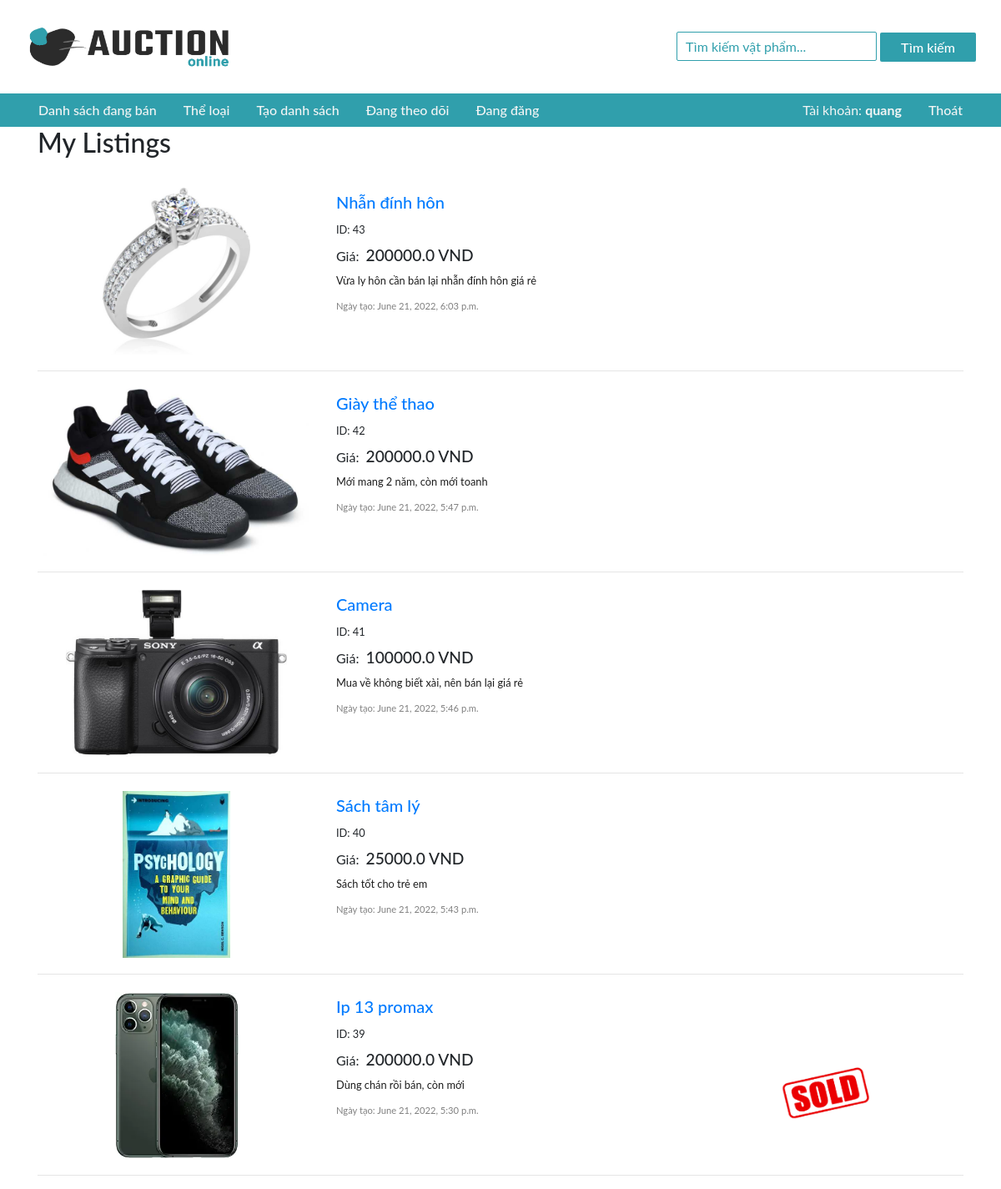
Page /my_listing (signed in) on the committed database.
### auctions/models.py (models this page shows, shortened)
class User(AbstractUser):
    watchlist = models.ManyToManyField(Listing, blank=True, related_name="watchers")
    listing = models.ManyToManyField(Listing, blank=True, related_name="creater")
    bought_items = models.ManyToManyField(Listing, blank=True, related_name="buyer")

class Listing(models.Model):
    title = models.CharField(max_length=130)
    description = models.TextField(max_length=208)
    image = models.CharField(max_length=1000, blank=True)
    category = models.ForeignKey(Category, on_delete=models.CASCADE, related_name="listing")
    starting_bid = models.FloatField()
    current_bid = models.FloatField()
    condition = models.CharField(max_length=5)
    status = models.CharField(max_length=15, default='active')
    create_time = models.DateTimeField(datetime.now())

### auctions/views.py (the view)
# urls.py: path("my_listing", views.my_listing, name="my_listing"),
def my_listing(request):
    if request.user.is_authenticated:
        listings = request.user.listing.all()
        return render(request, "auctions/index.html", {
            "listings":reversed(listings),
            "result_title":"My Listings",
            "creater":True
        })
    else:
        return HttpResponseRedirect(reverse("login"))

### auctions/templates/auctions/index.html (shortened to what this page needs)
{% extends "auctions/layout.html" %}
{% load static %}
{% block body %}
    <div class="container">
        <div class="heading">
            {% if result_title %}
                <h2>{{result_title}}</h2>
            {% else %}
                <h2>Danh sách đang bán</h2>
            {% endif %}
        </div>
        <div class="list">
            {% for list in listings %}
                <div class="list-item">
                    <div class="left">
                        <center>
                            <a href="{% url 'listing' list.id %}">
                                <img src="{% static list.image %}">
                            </a>
                        </center>
                    </div>
                    <div class="right">
                        <div class="right-top">
                            <a href="{% url 'listing' list.id %}">
                                <h5>{{list.title}}</h5>
                            </a>
                        </div>
                        <div class="right-bottom">
                            <div class="right-bottom-left">
                                <small>ID: {{list.id}}</small><br>
                                Giá: &nbsp;<span class="price">{{list.current_bid}} VND</span><br>
                                <small style="line-height: 1em;"><p>{{list.description}}</p></small>
                                <span class="create-time">Ngày tạo: {{list.create_time}}</span><br>
                            </div>
                            <div class="right-bottom-right">
                                {% if list.status == "sold"%}
                                    <img src="{% static 'auctions/Images/sold.png' %}">
                                {% elif list.status == "unsold" %}
                                    <img src="{% static 'auctions/Images/unsold.png' %}">
                                {% endif %}
                            </div>
                        </div>
                    </div>
                </div>
                <hr>
            {% endfor %}
        </div>
    </div>
{% endblock %}

### auctions/templates/auctions/layout.html (shortened to what this page needs)
{% load static %}
<!DOCTYPE html>
<html lang="en">
    <head>
        <link rel="stylesheet" href="https://stackpath.bootstrapcdn.com/bootstrap/4.4.1/css/bootstrap.min.css">
        <link href="{% static 'auctions/styles.css' %}" rel="stylesheet">
    </head>
    <body>
        <div class="navbar">
            <div class="logo left-nav">
                <a href="{% url 'index' %}">
                    <img src="{% static 'auctions/images/auction_logo.png' %}" height="52px" width="250px">
                </a>
            </div>
            <div class="right-nav">
                <form action="{% url 'search' %}" method="GET">
                    <input type="text" name="query" placeholder="Tìm kiếm vật phẩm..." value="{{query | default:''}}" required="required">
                    <input type="submit" value="Tìm kiếm" class="btn search-btn Button">
                </form>
            </div>
        </div>
        <div class="menu">
            <div class="left-menu">
                <div>
                    <ul class="nav">
                        <li class="nav-item">
                            <a class="nav-link" href="{% url 'index' %}">Danh sách đang bán</a>
                        </li>
                        <li class="nav-item">
                            <a class="nav-link" href="{% url 'categories' %}">Thể loại</a>
                        </li>
                        <li class="nav-item">
                            <a class="nav-link" href="{% url 'create' %}">Tạo danh sách</a>
                        </li>
                        {% if user.is_authenticated %}
                            <li class="nav-item">
                                <a class="nav-link" href="{% url 'watchlist' %}">Đang theo dõi</a>
                            </li>
                            <li class="nav-item">
                                <a class="nav-link" href="{% url 'my_listing' %}">Đang đăng </a>
                            </li>
                        {% endif %}
                    </ul>
                </div>
            </div>
            <div class="right-menu nav">
                {% if user.is_authenticated %}
                    <li class="nav-item">
                        <span class="nav-link">
                            Tài khoản: <strong>{{ user.username }}</strong>
                        </span>
                    </li>
                    <li class="nav-item">
                        <a class="nav-link" href="{% url 'logout' %}">Thoát</a>
                    </li>
                {% endif %}
            </div>
        </div>
        {% block body %}
        {% endblock %}
    </body>
</html>

### auctions/static/auctions/styles.css (style rules this page uses)
body { padding: 0px; word-break: break-all; font-family: 'lato', sans-serif; }
.navbar { display: flex; height: 14vh; padding: 20px 30px 20px 30px; justify-content: space-between; }
.right-nav { display: flex }
.right-nav input[type=text] { border: 1px solid #309fac; height: 35px; width: 20vw; border-radius: 2px; padding: 0px 10px 0px 10px; }
.right-nav ::placeholder { color: #309fac; }
.right-nav input[type=submit] { color: white; padding-left: 25px; padding-right: 25px; height: 35px; border-radius: 2px; border: none; font-weight: 500; }
.menu { background-color: #309fac; display: flex; justify-content: space-between; padding: 0px 30px 0px 30px; color: #f3f5f5; }
.menu a { text-decoration: none; font-weight: 500; color: #f3f5f5; }
.list { margin-top: 30px; }
.list-item { display: flex; box-sizing: border-box; margin-bottom: 10px; height: 13em; width: 100%; }
.list-item > .left { width: 30%; padding: 5px; }
.list-item > .right { width: 64%; padding: 10px 10px 10px 25px; line-height: 1.5em; }
.list-item > .right .right-bottom { display: flex; justify-content: space-between; }
.list-item > .right .right-bottom-right { margin-right: 3%; width: 20%; padding-top: 3em; }
.list-item > .right .right-bottom-right img { width: 100%; }
.list-item > .left img { max-height: 12.5em; max-width: 100%; }
.price { font-size: 1.2em; font-weight: 500; line-height: 2em; }
.list-item > .right .create-time { color: grey; font-size: .7em; }
.list-item > .right p { margin-top: 3px; margin-bottom: 10px; color: rgb(28, 28, 28); line-height: 1.1em; }
.search-btn { margin-top: -3px; }
.Button { background-color: #309fac; color: white; }

### rows in the picture
User: username "quang"
Listing: title "Nhẫn đính hôn", id "43", current_bid "200000.0", description "Vừa ly hôn cần bán lại nhẫn đính hôn giá rẻ", create_time "June 21, 2022, 6:03 p.m."
Listing: title "Giày thể thao", id "42", current_bid "200000.0", description "Mới mang 2 năm, còn mới toanh", create_time "June 21, 2022, 5:47 p.m."
Listing: title "Camera", id "41", current_bid "100000.0", description "Mua về không biết xài, nên bán lại giá rẻ", create_time "June 21, 2022, 5:46 p.m."
Listing: title "Sách tâm lý", id "40", current_bid "25000.0", description "Sách tốt cho trẻ em", create_time "June 21, 2022, 5:43 p.m."
Listing: title "Ip 13 promax", id "39", current_bid "200000.0", description "Dùng chán rồi bán, còn mới", create_time "June 21, 2022, 5:30 p.m."

### other values in the picture
{{ result_title }} "My Listings"
